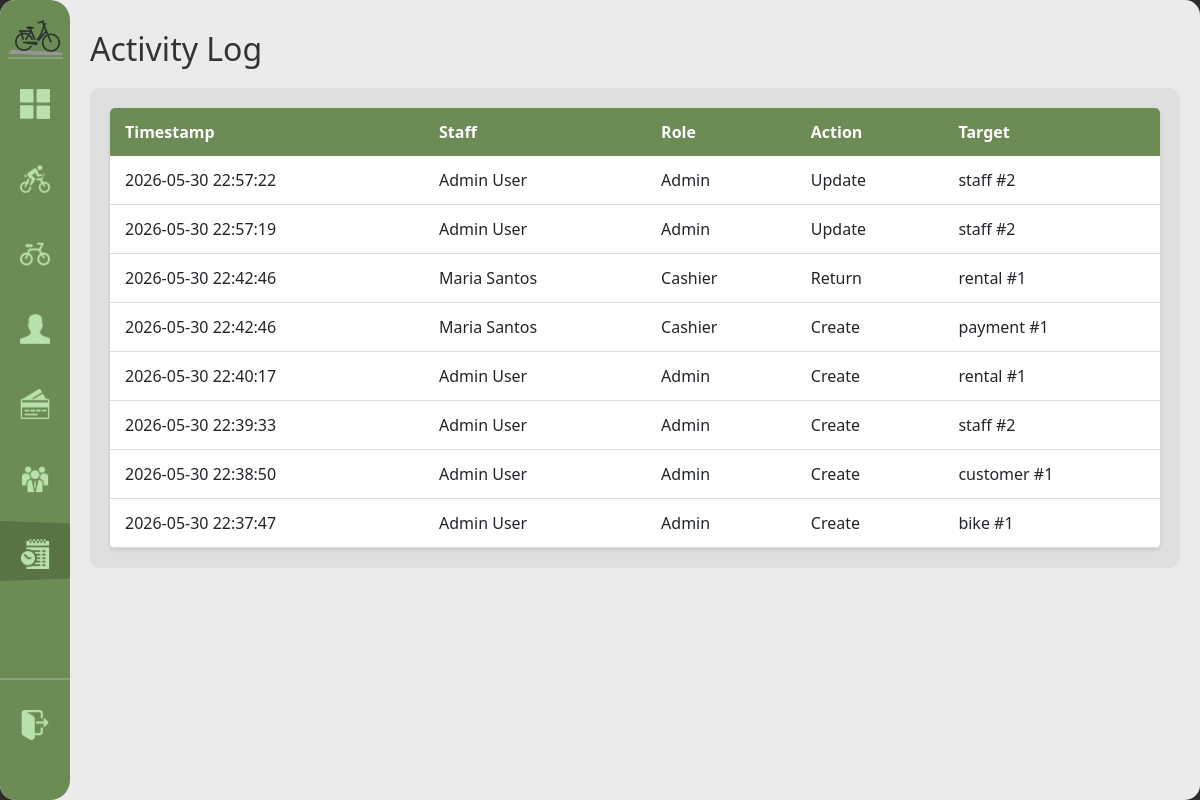
Before: /activity-log (signed in) with the older database file.
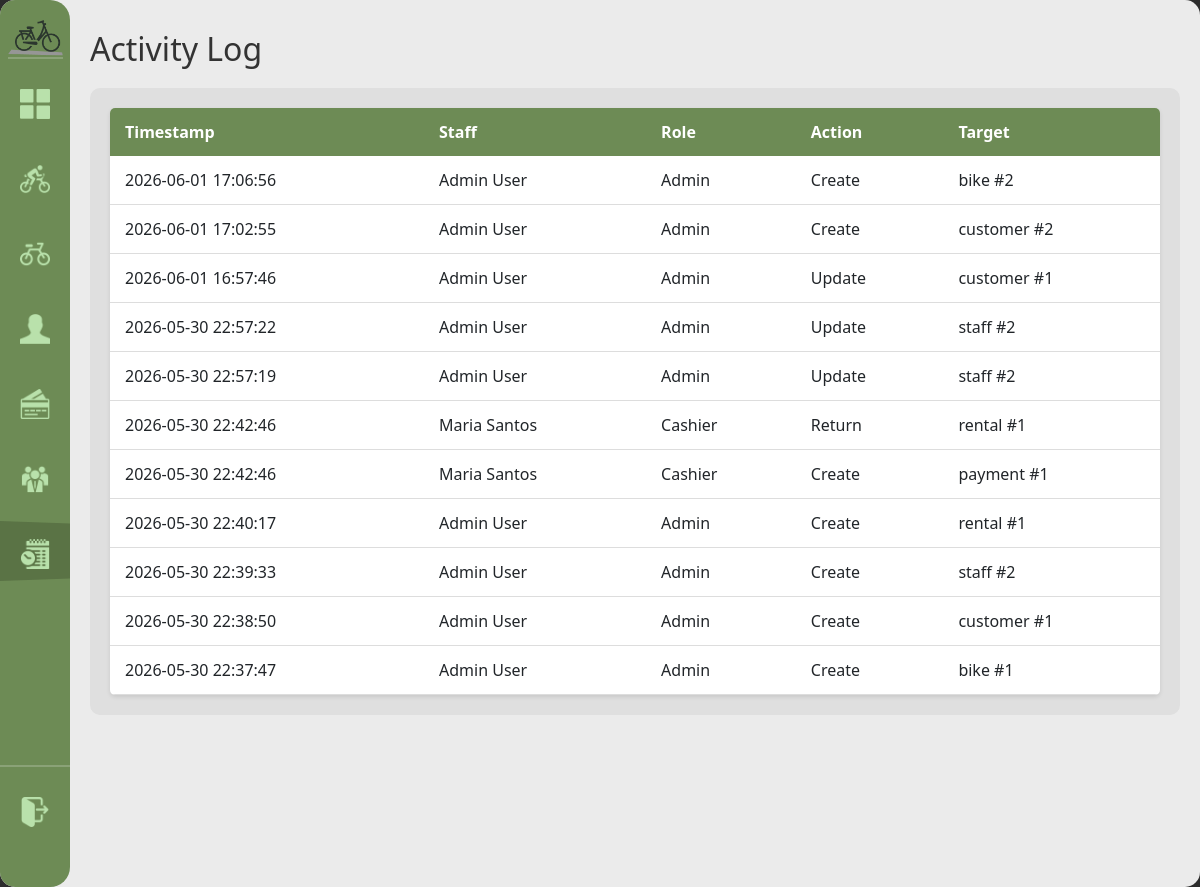
After: the same page with the newer database file.
### tables this page shows
CREATE TABLE activity_log (
            log_id INTEGER PRIMARY KEY AUTOINCREMENT,
            staff_id INTEGER NOT NULL REFERENCES staff(staff_id) ON UPDATE CASCADE ON DELETE RESTRICT,
            timestamp DATETIME NOT NULL DEFAULT(datetime('now','localtime')),
            action TEXT NOT NULL, target_table TEXT, target_id INTEGER
        );

CREATE TABLE staff (
            staff_id INTEGER PRIMARY KEY AUTOINCREMENT,
            username TEXT NOT NULL UNIQUE,
            password_hash TEXT NOT NULL,
            first_name TEXT NOT NULL, last_name TEXT NOT NULL,
            role TEXT NOT NULL CHECK(role IN('admin','cashier')),
            contact_number TEXT NOT NULL,
            status TEXT NOT NULL DEFAULT 'active' CHECK(status IN('active','inactive')),
            created_at DATETIME NOT NULL DEFAULT(datetime('now','localtime'))
        );

### handlers/activity_routes.py (the view)
@activity_bp.route('/activity-log')
@role_required('admin')
def activity_log():
    logs = database.get().get_activity_log()
    return render_template('activity_log.html', logs=logs)

### app.py (called while the page is built)
def get_sidebar_state():
    return request.cookies.get('sidebarState') == 'expanded'

@app.context_processor
def inject_sidebar_state():
    return dict(sidebar_expanded=get_sidebar_state())

@app.context_processor
def inject_current_staff():
    staff = current_staff()
    return dict(current_staff=staff, is_admin=staff and staff.get("role") == "admin")

### modules/auth.py (called while the page is built)
def role_required(*roles):
    def decorator(view):
        @wraps(view)
        def wrapped(*args, **kwargs):
            if not session.get("staff_id"):
                return redirect(url_for("login"))
            if roles and session.get("role") not in roles:
                return redirect(url_for("home"))
            return view(*args, **kwargs)
        return wrapped
    return decorator

def current_staff():
    if not session.get("staff_id"):
        return None
    return {
        "staff_id": session.get("staff_id"),
        "username": session.get("username"),
        "first_name": session.get("first_name"),
        "last_name": session.get("last_name"),
        "role": session.get("role"),
    }

### modules/database.py (called while the page is built)
def get():
    if not db: init()
    return db

    def get_activity_log(self, limit=200):
        rows = self.conn.execute(
            "SELECT l.*,s.first_name||' '||s.last_name AS staff_name,s.role AS staff_role "
            "FROM activity_log l JOIN staff s ON l.staff_id=s.staff_id "
            "ORDER BY l.timestamp DESC LIMIT ?",
            (limit,),
        ).fetchall()
        return [dict(r) for r in rows]

### templates/activity_log.html (shortened to what this page needs)
{% extends "base.html" %}
{% block content %}
<h1>Activity Log</h1>
<div class="content-grid">
    <div class="scroll-table-container">
        <table>
            <thead>
                <tr>
                    <th>Timestamp</th>
                    <th>Staff</th>
                    <th>Role</th>
                    <th>Action</th>
                    <th>Target</th>
                </tr>
            </thead>
            <tbody>
            {% for log in logs %}
            <tr>
                <td>{{ log['timestamp'] }}</td>
                <td>{{ log['staff_name'] }}</td>
                <td>{{ log['staff_role'].title() }}</td>
                <td>{{ log['action'].replace('_', ' ').title() }}</td>
                <td>{{ log['target_table'] }}{% if log['target_id'] %} #{{ log['target_id'] }}{% endif %}</td>
            </tr>
            {% endfor %}
            </tbody>
        </table>
    </div>
</div>
{% endblock %}

### templates/base.html (shortened to what this page needs)
<!DOCTYPE html>
<html lang="en">
<head>
    <link rel="stylesheet" href="{{ url_for('static', filename='modals.css') }}">
    <link rel="stylesheet" href="{{ url_for('static', filename='style.css') }}">
</head>
<body>
    <div class="home-screen">
        <div class="sidebar" expand="{{ 'true' if sidebar_expanded else 'false' }}">
            <img class="sidebar-logo" src="{{url_for('static', filename='assets/imgs/Logo_mini.png') }}" alt="sidebar icon">
            <div class="nav-indicator"></div>
           <div class="nav-items">
                <a href="{{ url_for('home') }}"
                    class="nav-item" data-route="home">
                    <img src="{{ url_for('static', filename='assets/imgs/fsquare_icon.png') }}"   alt="Dashboard">
                </a>
                <a href="{{ url_for('rentals.rentals') }}"
                    class="nav-item" data-route="rentals.rentals">
                    <img src="{{ url_for('static', filename='assets/imgs/current_rent.png') }}"     alt="Rentals">
                </a>
                <a href="{{ url_for('bikes.registry') }}"
                    class="nav-item" data-route="bikes.registry">
                    <img src="{{ url_for('static', filename='assets/imgs/bike_icon.png') }}"       alt="Bikes">
                </a>
                <a href="{{ url_for('customers.customers') }}"
                    class="nav-item" data-route="customers.customers">
                    <img src="{{ url_for('static', filename='assets/imgs/person_icon.png') }}"   alt="Customers">
                </a>
                <a href="{{ url_for('payments.payments') }}"
                    class="nav-item" data-route="payments.payments">
                    <img src="{{ url_for('static', filename='assets/imgs/payments_icon.png') }}"    alt="Payments">
                </a>
                {% if is_admin %}
                <a href="{{ url_for('staff.staff_list') }}"
                    class="nav-item" data-route="staff.staff_list">
                    <img src="{{ url_for('static', filename='assets/imgs/staff_icon.png') }}" alt="Staff">
                </a>
                <a href="{{ url_for('activity.activity_log') }}"
                    class="nav-item" data-route="activity.activity_log">
                    <img src="{{ url_for('static', filename='assets/imgs/log_icon.png') }}" alt="Activity Log">
                </a>
                {% endif %}
            </div>
            <div class="logout-section">
                <a href="{{ url_for('logout') }}"
                    class="logout-btn" data-route="logout">
                    <img src="{{ url_for('static', filename='assets/imgs/logout_icon.png') }}" alt="Logout">
                </a>
            </div>
        </div>
        <div class="main-content">
            {% block content %}{% endblock %}
        </div>
    </div>

### static/style.css (style rules this page uses)
:root { --primary-green: #6D8B55; --secondary-green: #566d42; --bg-light: #EBEBEB; --white: #FFFFFF; --sidebar-collapsed: 70px; --sidebar-expanded: 165px; }
body { margin: 0; font-family: 'Segoe UI', Tahoma, Geneva, Verdana, sans-serif; background-color: #2C2C2C; }
.home-screen { height: 100vh; width: 100vw; margin: 0 auto; background-color: var(--bg-light); border-radius: 15px; overflow: hidden; position: relative; }
.sidebar { position: absolute; top: 0; left: 0; height: 100%; z-index: 10; background-color: var(--primary-green); width: var(--sidebar-collapsed); display: flex; flex-direction: column; border-top-right-radius: 20px; border-bottom-right-radius: 20px; overflow: hidden; box-sizing: border-box; }
.sidebar-logo { width: 55px; height: auto; margin-top: 20px; margin-left: 10px; border-bottom: 2px solid rgba(255,255,255,0.2); transition: margin 0.211s ease; }
.sidebar[expand="false"] .sidebar-logo { margin-left: auto; margin-right: auto; }
.nav-items { display: flex; flex-direction: column; margin-top: 20px; gap: 15px; position: relative; }
.nav-item-top, .nav-item { display: flex; align-items: center; padding: 10px 0px 20px 20px; color: var(--white); text-decoration: none; font-weight: bold; font-size: 0.9rem; white-space: nowrap; gap: 21px; }
.nav-item img { width: 30px; height: 30px; flex-shrink: 0; pointer-events: none; filter: invert(80%) sepia(20%) saturate(400%) hue-rotate(60deg); }
.logout-section { display: flex; flex-direction: column; margin-top: auto; margin-bottom: 20px; padding-bottom: 20px; border-top: 2px solid rgba(255, 255, 255, 0.2); padding-top: 20px; }
.logout-btn { display: flex; align-items: center; padding: 10px 0px 20px 20px; color: var(--white); text-decoration: none; font-weight: bold; font-size: 0.9rem; white-space: nowrap; gap: 21px; transition: all 0.3s ease; border-radius: 8px; }
.logout-btn img { width: 30px; height: 30px; flex-shrink: 0; pointer-events: none; filter: invert(80%) sepia(20%) saturate(400%) hue-rotate(60deg); }
.nav-indicator { position: absolute; left: 0; width: auto; height: auto; border-left: var(--sidebar-expanded) solid var(--secondary-green); border-top: 6px solid transparent; border-bottom: 6px solid transparent; transition: top 0.3s ease; opacity: 0.6; z-index: 0; }
.sidebar:not(:hover) .nav-indicator, .sidebar[expand="false"] .nav-indicator { transition: opacity 0.3s ease; opacity: 0.8; }
.main-content { padding: 20px; opacity: 1; flex-direction: column; margin-left: var(--sidebar-collapsed); height: 100%; overflow: auto; }
.content-grid { display: flex; flex-grow: 1; opacity: 1; background-color: #DFDFDF; border-radius: 10px; }
.scroll-table-container { width: 100%; overflow-y: auto; max-height: calc(100vh - 260px); padding: 20px; box-sizing: border-box; }
table { width: 100%; border-collapse: collapse; background: white; border-radius: 5px; overflow: hidden; box-shadow: 0 2px 4px rgba(0,0,0,0.1); }
table thead { background-color: var(--primary-green); color: white; }
table th, table td { padding: 12px 15px; text-align: left; }
table tbody tr { border-bottom: 1px solid #ddd; }
h1, h2 { color: #333; margin: 10px 0; }
h1 { font-size: 2rem; margin-bottom: 20px; }

Changed rows visible on the page:
added activity_log: timestamp "2026-06-01 17:06:56", staff_name "Admin User", staff_role "Admin", action.replace "Create", target_table "bike", target_id "2"
added activity_log: timestamp "2026-06-01 17:02:55", staff_name "Admin User", staff_role "Admin", action.replace "Create", target_table "customer", target_id "2"
added activity_log: timestamp "2026-06-01 16:57:46", staff_name "Admin User", staff_role "Admin", action.replace "Update", target_table "customer", target_id "1"
